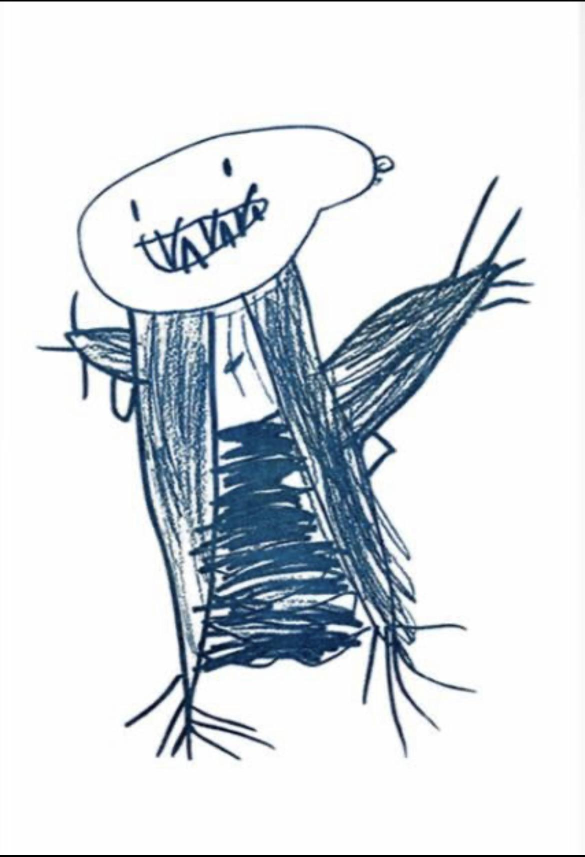
#> input picture Backend/sample_images/a.jpg, 1169 x 1714 px (shown at 1/2 size)
$ python batch_extract.py ../../Backend/sample_images   (older library calls are emulated)
#> lines starting #> are read from the running program, lines starting #| are printed output that depends on the picture; after the words box and inside, x2 and y2 are one past the last pixel; in counts of white or black regions, pixels touching at a corner belong together
### Backend/src/art_feature_extractor.py
"""
art_feature_extractor.py

Extract OpenCV features from child art/drawing images.

Safe purpose:
    Screening/research feature extraction only.
    Do not use this tool to diagnose trauma, abuse, rape, or mental illness.

Main outputs:
    - color features
    - line/stroke features
    - shape/composition features
    - texture features

Usage:
    python src/art_feature_extractor.py path/to/drawing.jpg --out extracted_features.csv
"""

from __future__ import annotations

import argparse
from pathlib import Path
from typing import Dict, Any, List, Tuple

import cv2
import numpy as np
import pandas as pd


FEATURE_COLUMNS = [
    "age_group",
    "drawing_prompt",
    "scan_quality_score",
    "mean_hue_deg",
    "mean_saturation",
    "mean_value_brightness",
    "warm_color_ratio",
    "cool_color_ratio",
    "dark_color_ratio",
    "bright_color_ratio",
    "red_ratio",
    "blue_ratio",
    "green_ratio",
    "yellow_ratio",
    "black_gray_ratio",
    "dominant_color_count",
    "color_variety_score",
    "edge_density",
    "line_count",
    "avg_line_length_px",
    "line_length_std_px",
    "stroke_thickness_avg_px",
    "stroke_thickness_std_px",
    "broken_line_ratio",
    "horizontal_line_ratio",
    "vertical_line_ratio",
    "diagonal_line_ratio",
    "curved_line_ratio",
    "orientation_entropy",
    "closed_contour_ratio",
    "shape_count",
    "object_count",
    "drawing_area_ratio",
    "whitespace_ratio",
    "center_occupancy_ratio",
    "left_right_symmetry_score",
    "top_bottom_balance_score",
    "texture_entropy",
    "contrast_score",
    "scribble_density",
    "erasure_marks_ratio",
    "pressure_proxy_darkness",
]


def safe_ratio(a: float, b: float) -> float:
    return float(a) / float(b) if b else 0.0


def load_image(image_path: Path, size: int = 512) -> np.ndarray:
    img = cv2.imread(str(image_path))
    if img is None:
        raise ValueError(f"Cannot read image: {image_path}")
    return cv2.resize(img, (size, size), interpolation=cv2.INTER_AREA)


def color_features(img_bgr: np.ndarray) -> Dict[str, Any]:
    h, w = img_bgr.shape[:2]
    total = h * w

    hsv = cv2.cvtColor(img_bgr, cv2.COLOR_BGR2HSV).astype(np.float32)
    hue_deg = hsv[:, :, 0] * 2.0
    sat = hsv[:, :, 1] / 255.0
    val = hsv[:, :, 2] / 255.0

    colored_pixels = (sat > 0.18) & (val > 0.18)

    warm = ((hue_deg <= 75) | (hue_deg >= 320)) & colored_pixels
    cool = (hue_deg >= 160) & (hue_deg <= 280) & colored_pixels
    dark = val < 0.30
    bright = val > 0.75

    red = ((hue_deg < 25) | (hue_deg > 335)) & (sat > 0.25) & (val > 0.20)
    blue = (hue_deg >= 180) & (hue_deg <= 260) & (sat > 0.25) & (val > 0.20)
    green = (hue_deg >= 80) & (hue_deg <= 160) & (sat > 0.25) & (val > 0.20)
    yellow = (hue_deg >= 40) & (hue_deg <= 75) & (sat > 0.25) & (val > 0.20)
    black_gray = (sat < 0.18) & (val < 0.55)

    # Dominant color count using HSV bins that cover at least 1% of image.
    hue_bins = np.floor(hue_deg[colored_pixels] / 30).astype(int)
    dominant_color_count = 0
    if hue_bins.size:
        counts = np.bincount(np.clip(hue_bins, 0, 11), minlength=12)
        dominant_color_count = int(np.sum(counts > (0.01 * total)))

    return {
        "mean_hue_deg": float(np.mean(hue_deg[colored_pixels])) if np.any(colored_pixels) else 0.0,
        "mean_saturation": float(np.mean(sat)),
        "mean_value_brightness": float(np.mean(val)),
        "warm_color_ratio": safe_ratio(np.count_nonzero(warm), total),
        "cool_color_ratio": safe_ratio(np.count_nonzero(cool), total),
        "dark_color_ratio": safe_ratio(np.count_nonzero(dark), total),
        "bright_color_ratio": safe_ratio(np.count_nonzero(bright), total),
        "red_ratio": safe_ratio(np.count_nonzero(red), total),
        "blue_ratio": safe_ratio(np.count_nonzero(blue), total),
        "green_ratio": safe_ratio(np.count_nonzero(green), total),
        "yellow_ratio": safe_ratio(np.count_nonzero(yellow), total),
        "black_gray_ratio": safe_ratio(np.count_nonzero(black_gray), total),
        "dominant_color_count": dominant_color_count,
        "color_variety_score": float(np.std(hue_deg[colored_pixels]) / 180.0) if np.any(colored_pixels) else 0.0,
        "pressure_proxy_darkness": float(1.0 - np.mean(val)),
    }


def line_and_stroke_features(gray: np.ndarray, binary_inv: np.ndarray) -> Dict[str, Any]:
    h, w = gray.shape
    total = h * w

    edges = cv2.Canny(gray, 80, 160)
    edge_density = safe_ratio(np.count_nonzero(edges), total)

    lines = cv2.HoughLinesP(
        edges,
        rho=1,
        theta=np.pi / 180,
        threshold=45,
        minLineLength=18,
        maxLineGap=8,
    )

    lengths: List[float] = []
    angles: List[float] = []
    horizontal = vertical = diagonal = 0

    if lines is not None:
        for line in lines:
            # OpenCV can return HoughLinesP results as shape (N, 1, 4)
            # or shape (N, 4), depending on version/build.
            # Flatten makes it stable for both cases.
            coords = np.asarray(line).reshape(-1)
            if coords.size < 4:
                continue

            x1, y1, x2, y2 = coords[:4].astype(float)

            length = float(np.hypot(x2 - x1, y2 - y1))
            angle = float(abs(np.degrees(np.arctan2(y2 - y1, x2 - x1))))
            lengths.append(length)
            angles.append(angle)

            if angle < 20 or angle > 160:
                horizontal += 1
            elif 70 < angle < 110:
                vertical += 1
            else:
                diagonal += 1

    line_count = len(lengths)
    avg_len = float(np.mean(lengths)) if lengths else 0.0
    std_len = float(np.std(lengths)) if lengths else 0.0

    # Broken-line proxy: many short line segments compared to all detected lines.
    broken_line_ratio = safe_ratio(sum(1 for x in lengths if x < 35), line_count)

    # Orientation entropy from line angle bins.
    orientation_entropy = 0.0
    if angles:
        hist, _ = np.histogram(angles, bins=9, range=(0, 180))
        prob = hist / max(hist.sum(), 1)
        orientation_entropy = float(-np.sum(prob[prob > 0] * np.log2(prob[prob > 0])) / np.log2(9))

    # Stroke thickness proxy with distance transform.
    dist = cv2.distanceTransform(binary_inv, cv2.DIST_L2, 5)
    stroke_values = dist[dist > 0]
    stroke_avg = float(np.mean(stroke_values) * 2.0) if stroke_values.size else 0.0
    stroke_std = float(np.std(stroke_values) * 2.0) if stroke_values.size else 0.0

    return {
        "edge_density": float(edge_density),
        "line_count": int(line_count),
        "avg_line_length_px": avg_len,
        "line_length_std_px": std_len,
        "stroke_thickness_avg_px": stroke_avg,
        "stroke_thickness_std_px": stroke_std,
        "broken_line_ratio": broken_line_ratio,
        "horizontal_line_ratio": safe_ratio(horizontal, line_count),
        "vertical_line_ratio": safe_ratio(vertical, line_count),
        "diagonal_line_ratio": safe_ratio(diagonal, line_count),
        "orientation_entropy": orientation_entropy,
    }


def shape_composition_texture_features(gray: np.ndarray, binary_inv: np.ndarray) -> Dict[str, Any]:
    h, w = gray.shape
    total = h * w

    drawing_pixels = np.count_nonzero(binary_inv)
    drawing_area_ratio = safe_ratio(drawing_pixels, total)
    whitespace_ratio = 1.0 - drawing_area_ratio

    contours, _ = cv2.findContours(binary_inv, cv2.RETR_EXTERNAL, cv2.CHAIN_APPROX_SIMPLE)
    contours = [c for c in contours if cv2.contourArea(c) > 25]

    shape_count = len(contours)
    closed = 0
    curved = 0

    for c in contours:
        peri = cv2.arcLength(c, True)
        if peri <= 0:
            continue
        area = cv2.contourArea(c)
        compactness = area / (peri * peri)
        if compactness > 0.008:
            closed += 1

        approx = cv2.approxPolyDP(c, 0.02 * peri, True)
        # Curve proxy: long contour with many approximation points.
        if len(approx) > 8 and peri > 40:
            curved += 1

    center = binary_inv[h // 4 : 3 * h // 4, w // 4 : 3 * w // 4]
    center_occupancy_ratio = safe_ratio(np.count_nonzero(center), center.size)

    left = binary_inv[:, : w // 2]
    right = cv2.flip(binary_inv[:, w // 2 :], 1)
    min_w = min(left.shape[1], right.shape[1])
    symmetry_diff = np.mean(cv2.absdiff(left[:, :min_w], right[:, :min_w])) / 255.0
    left_right_symmetry_score = float(1.0 - symmetry_diff)

    top = binary_inv[: h // 2, :]
    bottom = binary_inv[h // 2 :, :]
    top_ratio = safe_ratio(np.count_nonzero(top), top.size)
    bottom_ratio = safe_ratio(np.count_nonzero(bottom), bottom.size)
    top_bottom_balance_score = float(1.0 - abs(top_ratio - bottom_ratio))

    hist = cv2.calcHist([gray], [0], None, [256], [0, 256]).flatten()
    prob = hist / max(hist.sum(), 1)
    texture_entropy = float(-np.sum(prob[prob > 0] * np.log2(prob[prob > 0])) / 8.0)
    contrast_score = float(np.std(gray) / 255.0)

    # Scribble proxy: high edge density inside drawing area.
    edges = cv2.Canny(gray, 80, 160)
    scribble_density = float(edge_density := safe_ratio(np.count_nonzero(edges), total)) * drawing_area_ratio

    # Erasure proxy: light gray low saturation-like strokes on paper background.
    # Works better on scanned pencil/eraser marks than on clean digital art.
    light_gray = (gray > 180) & (gray < 245)
    erasure_marks_ratio = safe_ratio(np.count_nonzero(light_gray & (binary_inv == 0)), total)

    return {
        "closed_contour_ratio": safe_ratio(closed, shape_count),
        "shape_count": int(shape_count),
        "object_count": int(shape_count),
        "drawing_area_ratio": float(drawing_area_ratio),
        "whitespace_ratio": float(whitespace_ratio),
        "center_occupancy_ratio": float(center_occupancy_ratio),
        "left_right_symmetry_score": float(left_right_symmetry_score),
        "top_bottom_balance_score": float(top_bottom_balance_score),
        "texture_entropy": float(texture_entropy),
        "contrast_score": float(contrast_score),
        "scribble_density": float(scribble_density),
        "erasure_marks_ratio": float(erasure_marks_ratio),
        "curved_line_ratio": safe_ratio(curved, shape_count),
    }


def image_quality_score(gray: np.ndarray) -> float:
    # Blur + brightness sanity score. 1.0 means acceptable quality.
    lap_var = cv2.Laplacian(gray, cv2.CV_64F).var()
    blur_score = min(lap_var / 400.0, 1.0)
    brightness = np.mean(gray) / 255.0
    exposure_score = 1.0 - min(abs(brightness - 0.72) / 0.72, 1.0)
    return float(max(0.0, min(1.0, 0.65 * blur_score + 0.35 * exposure_score)))


def extract_art_features(
    image_path: str | Path,
    age_group: str = "unknown",
    drawing_prompt: str = "Free drawing",
) -> Dict[str, Any]:
    image_path = Path(image_path)
    img = load_image(image_path)

    gray = cv2.cvtColor(img, cv2.COLOR_BGR2GRAY)

    # Binary inverse: drawing pixels become white.
    # Threshold near paper background. Works with white/near-white paper scans.
    binary_inv = cv2.threshold(gray, 245, 255, cv2.THRESH_BINARY_INV)[1]

    features: Dict[str, Any] = {
        "image_path": str(image_path),
        "image_id": image_path.name,
        "age_group": age_group,
        "drawing_prompt": drawing_prompt,
        "scan_quality_score": image_quality_score(gray),
    }

    features.update(color_features(img))
    features.update(line_and_stroke_features(gray, binary_inv))
    features.update(shape_composition_texture_features(gray, binary_inv))

    # Ensure every ML feature is present in consistent order.
    for col in FEATURE_COLUMNS:
        features.setdefault(col, 0.0)

    return features


# [21 lines left out: functions save_single, main, not called in this run]


# [2 lines that do not run on import are left out]

### child_art_graph_analysis_toolkit/src/batch_extract.py
"""
batch_extract.py

Extract OpenCV features from a folder of child art images.

Usage:
    python src/batch_extract.py sample_images --out batch_features.csv --age-group 8-10
"""

from __future__ import annotations

import argparse
from pathlib import Path
from typing import List

import pandas as pd

from art_feature_extractor import extract_art_features, FEATURE_COLUMNS


IMAGE_EXTENSIONS = {".jpg", ".jpeg", ".png", ".bmp", ".tif", ".tiff", ".webp"}


def main() -> None:
    parser = argparse.ArgumentParser()
    parser.add_argument("image_folder", help="Folder containing drawing images")
    parser.add_argument("--out", default="batch_features.csv")
    parser.add_argument("--age-group", default="unknown")
    parser.add_argument("--drawing-prompt", default="Free drawing")
    args = parser.parse_args()

    folder = Path(args.image_folder)
    if not folder.exists():
        raise SystemExit(f"Folder not found: {folder}")

    rows = []
    for path in sorted(folder.rglob("*")):
        if path.suffix.lower() not in IMAGE_EXTENSIONS:
            continue
        try:
            rows.append(
                extract_art_features(
                    path,
                    age_group=args.age_group,
                    drawing_prompt=args.drawing_prompt,
                )
            )
#> in load_image, img is the input picture: shape (1714, 1169, 3); mean B, G, R 227.6, 223, 217.7
#> in extract_art_features, `binary_inv = cv2.threshold(gray, 245, 255, cv2.THRESH_BINARY_INV)[1]`:
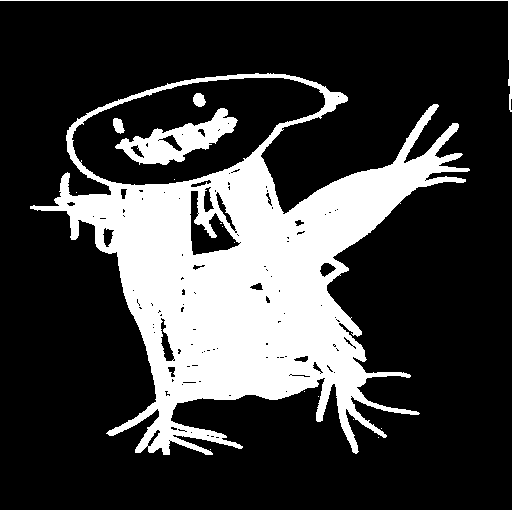
#> binary_inv: shape (512, 512); 24.5% white; 17 white regions (11 under 20 px), largest, box (x1, y1, x2, y2) and area: (30, 73, 470, 455) 59137, (115, 108, 238, 165) 2807, (0, 510, 512, 512) 1024, (0, 0, 512, 112) 890, (193, 93, 206, 107) 136, (113, 118, 125, 134) 131
#> in image_quality_score, `lap_var = cv2.Laplacian(gray, cv2.CV_64F).var()`: lap_var = 1494.3
#> in image_quality_score, `blur_score = min(lap_var / 400.0, 1.0)`: blur_score = 1
#> in image_quality_score, `brightness = np.mean(gray) / 255.0`: brightness = 0.87
#> in image_quality_score, `exposure_score = 1.0 - min(abs(brightness - 0.72) / 0.72, 1.0)`: exposure_score = 0.791
#> in extract_art_features, `features: Dict[str, Any] = { "image_path": str(image_path), "image_id"..`: features = {'image_path': '../../Backend/sample_images/a.jpg', 'image_id': 'a.jpg', 'age_group': 'unknown', 'drawing_prompt': 'Free drawing', 'scan_quality_score': 0.927}
#> in color_features, `black_gray = (sat < 0.18) & (val < 0.55)`:
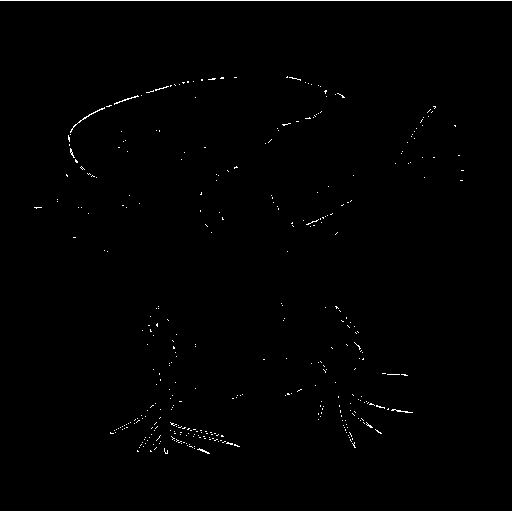
#> black_gray: shape (512, 512) bool; 0.79% white in thin lines or dots
#> in color_features, `counts = np.bincount(np.clip(hue_bins, 0, 11), minlength=12)`: counts = [0, 0, 0, 0, 0, 0, 22117, 20839, 17, 0, 0, 0]
#> in color_features, `dominant_color_count = int(np.sum(counts > (0.01 * total)))`: dominant_color_count = 2
#> in line_and_stroke_features, `edges = cv2.Canny(gray, 80, 160)`:
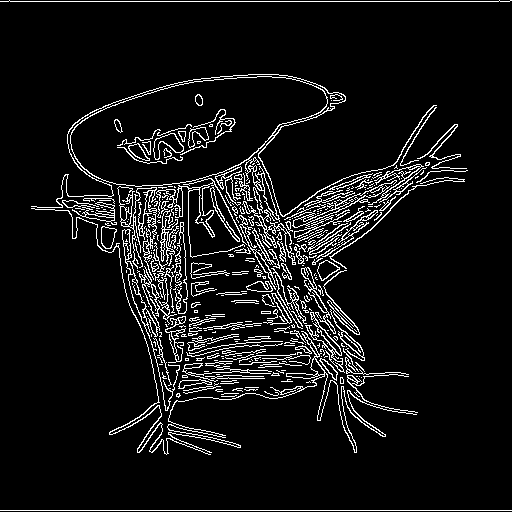
#> edges: shape (512, 512); 7.6% white in thin lines or dots
#> in line_and_stroke_features, `edge_density = safe_ratio(np.count_nonzero(edges), total)`: edge_density = 0.0757
#> in line_and_stroke_features, `lines = cv2.HoughLinesP( edges, rho=1, theta=np.pi / 180, threshold=45..`: lines = 490 rows, first 6: [0, 1, 509, 1], [0, 510, 511, 510], [172, 407, 236, 343], [199, 215, 366, 220], [344, 224, 417, 158], [303, 275, 422, 156]
#> the loop in line_and_stroke_features, `for line in lines:` made 490 passes
#> (x1, y1, x2, y2, length, angle) on passes 1 to 8: (0, 1, 509, 1, 509, 0), (0, 510, 511, 510, 511, 0), (172, 407, 236, 343, 90.51, 45), (199, 215, 366, 220, 167.1, 1.71), (344, 224, 417, 158, 98.41, 42.12), (303, 275, 422, 156, 168.3, 45), (255, 246, 278, 285, 45.28, 59.47), (114, 236, 203, 292, 105.2, 32.18)
#> in line_and_stroke_features, `dist = cv2.distanceTransform(binary_inv, cv2.DIST_L2, 5)`:
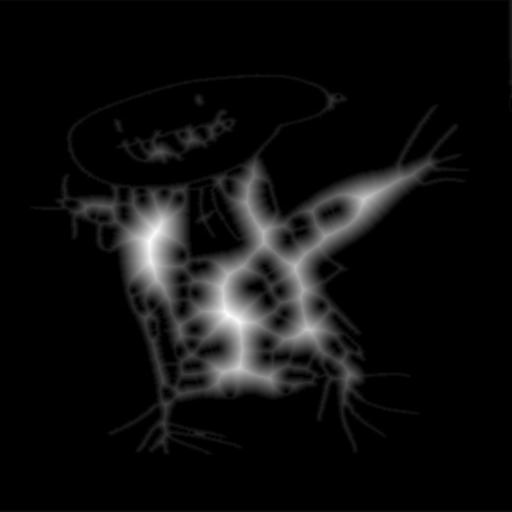
#> dist: shape (512, 512) float32; min 0, max 35.17, mean 2; drawn with min black and max white
#> the loop in shape_composition_texture_features, `for c in contours:` made 3 passes
#> c on pass 1: [[0, 510], [0, 511], [511, 511], [511, 510]]
#> in shape_composition_texture_features, `right = cv2.flip(binary_inv[:, w // 2 :], 1)`:
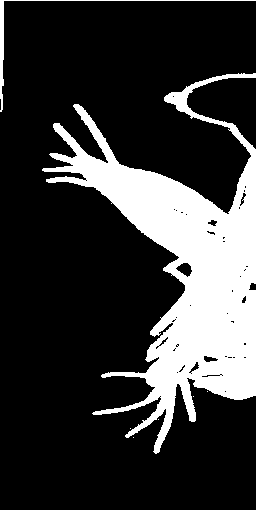
#> right: shape (512, 256); 21.4% white; 8 white regions (5 under 20 px), largest, box (x1, y1, x2, y2) and area: (42, 73, 256, 454) 26953, (0, 0, 256, 112) 634, (0, 510, 256, 512) 512
#> in shape_composition_texture_features, `bottom = binary_inv[h // 2 :, :]`:
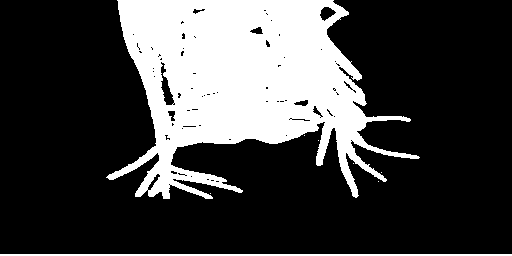
#> bottom: shape (256, 512); 26.1% white; 8 white regions (6 under 20 px), largest, box (x1, y1, x2, y2) and area: (106, 0, 420, 199) 33124, (0, 254, 512, 256) 1024
#> in shape_composition_texture_features, `light_gray = (gray > 180) & (gray < 245)`:
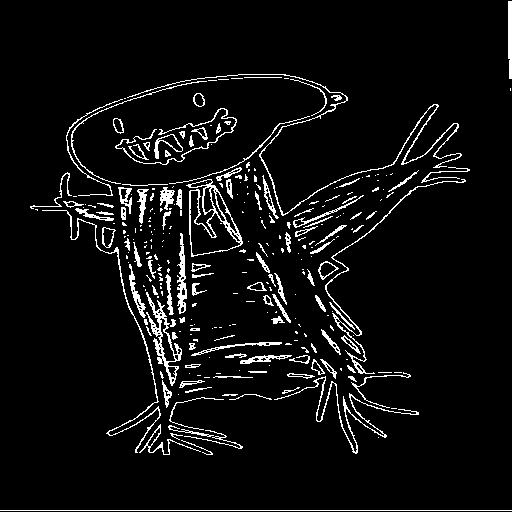
#> light_gray: shape (512, 512) bool; 5.8% white in thin lines or dots
            print("OK:", path)
        except Exception as exc:
            print("SKIP:", path, exc)
#> pass 2 of the loop in main, `for path in sorted(folder.rglob("*")):`:
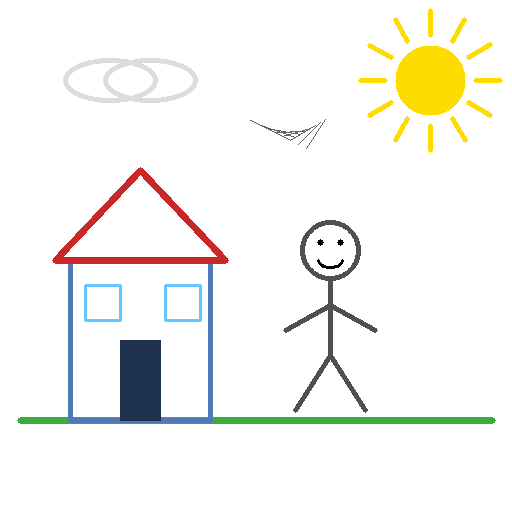
#> input picture Backend/sample_images/sample_child_art_01.png, 512 x 512 px
#> in load_image, img is the input picture: shape (512, 512, 3); mean B, G, R 240.5, 245.1, 245.6
#> in extract_art_features (call 2), `binary_inv = cv2.threshold(gray, 245, 255, cv2.THRESH_BINARY_INV)[1]`:
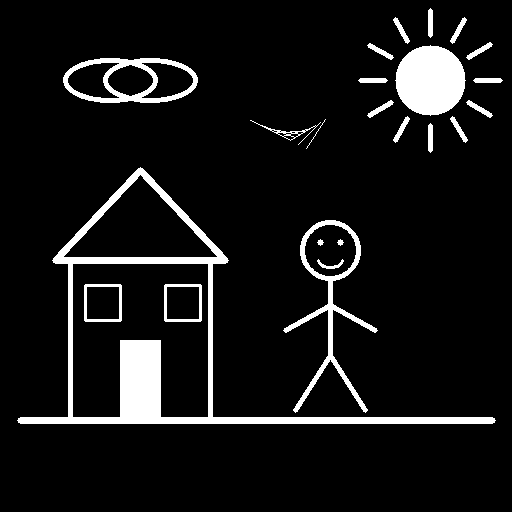
#> binary_inv: shape (512, 512); 8.4% white; 23 white regions, largest, box (x1, y1, x2, y2) and area: (17, 167, 496, 424) 10825, (395, 45, 466, 116) 3853, (283, 220, 378, 413) 2371
#> the loop in line_and_stroke_features (call 2), `for line in lines:` made 44 passes
#> line on passes 1 to 4: [[19, 423, 493, 423]], [[207, 416, 491, 416]], [[212, 415, 212, 241]], [[67, 417, 67, 242]]
#> the loop in shape_composition_texture_features (call 2), `for c in contours:` made 17 passes
#> in shape_composition_texture_features (call 2), `light_gray = (gray > 180) & (gray < 245)`:
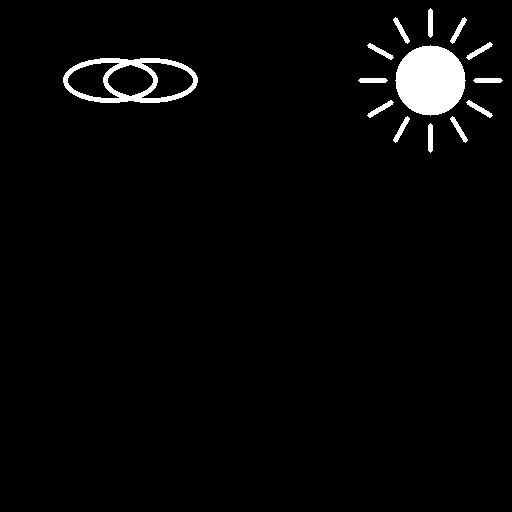
#> light_gray: shape (512, 512) bool; 2.9% white; 14 white regions, largest, box (x1, y1, x2, y2) and area: (395, 45, 466, 116) 3853, (63, 58, 198, 103) 1982, (466, 42, 493, 60) 142

    if not rows:
        raise SystemExit("No image features extracted.")

    cols = ["image_path", "image_id"] + FEATURE_COLUMNS
    pd.DataFrame(rows)[cols].to_csv(args.out, index=False)
    print("Saved:", args.out)


if __name__ == "__main__":
    main()
